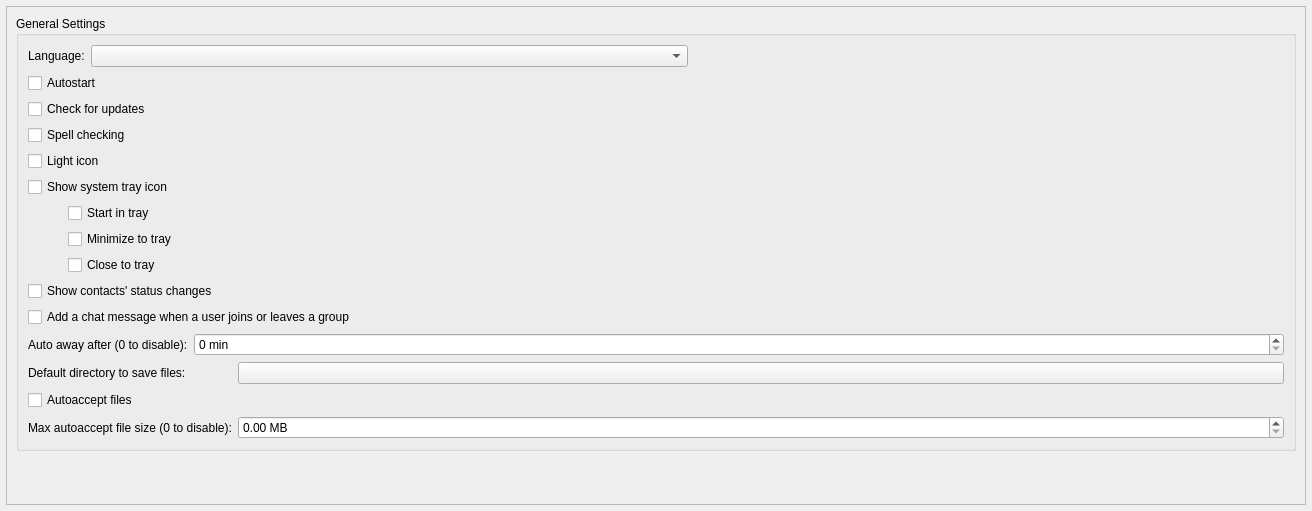
<?xml version="1.0" encoding="UTF-8"?>
<ui version="4.0">
 <class>GeneralSettings</class>
 <widget class="QWidget" name="GeneralSettings">
  <property name="geometry">
   <rect>
    <x>0</x>
    <y>0</y>
    <width>1312</width>
    <height>511</height>
   </rect>
  </property>
  <property name="windowTitle">
   <string notr="true">Form</string>
  </property>
  <layout class="QVBoxLayout" name="verticalLayout_2">
   <property name="leftMargin">
    <number>6</number>
   </property>
   <property name="topMargin">
    <number>6</number>
   </property>
   <property name="rightMargin">
    <number>6</number>
   </property>
   <property name="bottomMargin">
    <number>6</number>
   </property>
   <item>
    <widget class="VerticalOnlyScroller" name="scrollArea">
     <property name="widgetResizable">
      <bool>true</bool>
     </property>
     <property name="alignment">
      <set>Qt::AlignLeading|Qt::AlignLeft|Qt::AlignTop</set>
     </property>
     <widget class="QWidget" name="scrollAreaWidgetContents">
      <property name="geometry">
       <rect>
        <x>0</x>
        <y>0</y>
        <width>1298</width>
        <height>497</height>
       </rect>
      </property>
      <layout class="QVBoxLayout" name="verticalLayout_4" stretch="0,0">
       <property name="spacing">
        <number>32</number>
       </property>
       <property name="topMargin">
        <number>9</number>
       </property>
       <item alignment="Qt::AlignTop">
        <widget class="QGroupBox" name="generalGroup">
         <property name="title">
          <string>General Settings</string>
         </property>
         <layout class="QVBoxLayout" name="verticalLayout_3">
          <item>
           <layout class="QHBoxLayout" name="generalLayout">
            <item>
             <widget class="QLabel" name="transLabel">
              <property name="toolTip">
               <string>The translation may not load until xTox restarts.</string>
              </property>
              <property name="text">
               <string>Language:</string>
              </property>
             </widget>
            </item>
            <item>
             <widget class="QComboBox" name="transComboBox">
              <property name="sizePolicy">
               <sizepolicy hsizetype="Expanding" vsizetype="Fixed">
                <horstretch>0</horstretch>
                <verstretch>0</verstretch>
               </sizepolicy>
              </property>
              <property name="toolTip">
               <string>The translation may not load until xTox restarts.</string>
              </property>
             </widget>
            </item>
            <item>
             <spacer name="generalSpacer">
              <property name="orientation">
               <enum>Qt::Horizontal</enum>
              </property>
              <property name="sizeHint" stdset="0">
               <size>
                <width>40</width>
                <height>20</height>
               </size>
              </property>
             </spacer>
            </item>
           </layout>
          </item>
          <item>
           <layout class="QVBoxLayout" name="startupLayout">
            <item>
             <widget class="QCheckBox" name="cbAutorun">
              <property name="toolTip">
               <string>Start xTox on operating system startup (current profile).</string>
              </property>
              <property name="text">
               <string>Autostart</string>
              </property>
             </widget>
            </item>
            <item>
             <widget class="QCheckBox" name="checkUpdates">
              <property name="text">
               <string>Check for updates</string>
              </property>
             </widget>
            </item>
           </layout>
          </item>
          <item>
           <layout class="QVBoxLayout" name="verticalLayout_6">
            <item>
             <widget class="QCheckBox" name="cbSpellChecking">
              <property name="text">
               <string>Spell checking</string>
              </property>
             </widget>
            </item>
            <item>
             <widget class="QCheckBox" name="lightTrayIcon">
              <property name="sizePolicy">
               <sizepolicy hsizetype="Minimum" vsizetype="Minimum">
                <horstretch>0</horstretch>
                <verstretch>0</verstretch>
               </sizepolicy>
              </property>
              <property name="toolTip">
               <string comment="toolTip for light icon setting">Enable light tray icon.</string>
              </property>
              <property name="text">
               <string>Light icon</string>
              </property>
             </widget>
            </item>
            <item>
             <widget class="QCheckBox" name="showSystemTray">
              <property name="enabled">
               <bool>true</bool>
              </property>
              <property name="sizePolicy">
               <sizepolicy hsizetype="Minimum" vsizetype="Minimum">
                <horstretch>0</horstretch>
                <verstretch>0</verstretch>
               </sizepolicy>
              </property>
              <property name="text">
               <string>Show system tray icon</string>
              </property>
             </widget>
            </item>
            <item>
             <layout class="QVBoxLayout" name="verticalLayout_8">
              <property name="leftMargin">
               <number>40</number>
              </property>
              <item>
               <widget class="QCheckBox" name="startInTray">
                <property name="sizePolicy">
                 <sizepolicy hsizetype="Minimum" vsizetype="Minimum">
                  <horstretch>0</horstretch>
                  <verstretch>0</verstretch>
                 </sizepolicy>
                </property>
                <property name="toolTip">
                 <string comment="toolTip for Start in tray setting">xTox will start minimized in tray.</string>
                </property>
                <property name="text">
                 <string>Start in tray</string>
                </property>
               </widget>
              </item>
              <item>
               <widget class="QCheckBox" name="minimizeToTray">
                <property name="sizePolicy">
                 <sizepolicy hsizetype="Minimum" vsizetype="Minimum">
                  <horstretch>0</horstretch>
                  <verstretch>0</verstretch>
                 </sizepolicy>
                </property>
                <property name="toolTip">
                 <string comment="toolTip for minimize to tray setting">After pressing minimize (_) xTox will minimize to tray,
instead of system taskbar.</string>
                </property>
                <property name="text">
                 <string>Minimize to tray</string>
                </property>
               </widget>
              </item>
              <item>
               <widget class="QCheckBox" name="closeToTray">
                <property name="sizePolicy">
                 <sizepolicy hsizetype="Minimum" vsizetype="Minimum">
                  <horstretch>0</horstretch>
                  <verstretch>0</verstretch>
                 </sizepolicy>
                </property>
                <property name="toolTip">
                 <string comment="toolTip for close to tray setting">After pressing close (X) xTox will close to tray,
instead of closing entirely.</string>
                </property>
                <property name="text">
                 <string>Close to tray</string>
                </property>
               </widget>
              </item>
             </layout>
            </item>
            <item>
             <widget class="QCheckBox" name="statusChanges">
              <property name="text">
               <string>Show contacts' status changes</string>
              </property>
             </widget>
            </item>
            <item>
             <widget class="QCheckBox" name="groupJoinLeaveMessages">
              <property name="text">
               <string>Add a chat message when a user joins or leaves a group</string>
              </property>
             </widget>
            </item>
           </layout>
          </item>
          <item>
           <layout class="QHBoxLayout" name="autoAwayLayout">
            <item>
             <widget class="QLabel" name="autoAwayLabel">
              <property name="toolTip">
               <string>Your status is changed to Away after set period of inactivity.</string>
              </property>
              <property name="layoutDirection">
               <enum>Qt::LeftToRight</enum>
              </property>
              <property name="text">
               <string>Auto away after (0 to disable):</string>
              </property>
             </widget>
            </item>
            <item>
             <widget class="QSpinBox" name="autoAwaySpinBox">
              <property name="sizePolicy">
               <sizepolicy hsizetype="Expanding" vsizetype="Fixed">
                <horstretch>0</horstretch>
                <verstretch>0</verstretch>
               </sizepolicy>
              </property>
              <property name="toolTip">
               <string>Set to 0 to disable</string>
              </property>
              <property name="showGroupSeparator" stdset="0">
               <bool>true</bool>
              </property>
              <property name="suffix">
               <string notr="true"> min</string>
              </property>
              <property name="minimum">
               <number>0</number>
              </property>
              <property name="maximum">
               <number>2147483647</number>
              </property>
             </widget>
            </item>
           </layout>
          </item>
          <item>
           <layout class="QFormLayout" name="formLayout_2">
            <property name="leftMargin">
             <number>0</number>
            </property>
            <item row="2" column="0">
             <widget class="QLabel" name="label">
              <property name="text">
               <string>Default directory to save files:</string>
              </property>
             </widget>
            </item>
            <item row="2" column="1">
             <widget class="QPushButton" name="autoSaveFilesDir">
              <property name="sizePolicy">
               <sizepolicy hsizetype="Expanding" vsizetype="Fixed">
                <horstretch>0</horstretch>
                <verstretch>0</verstretch>
               </sizepolicy>
              </property>
              <property name="toolTip">
               <string>Set where files will be saved.</string>
              </property>
             </widget>
            </item>
            <item row="3" column="0">
             <widget class="QCheckBox" name="autoacceptFiles">
              <property name="sizePolicy">
               <sizepolicy hsizetype="Minimum" vsizetype="Minimum">
                <horstretch>0</horstretch>
                <verstretch>0</verstretch>
               </sizepolicy>
              </property>
              <property name="toolTip">
               <string comment="autoaccept cb tooltip">You can set this on a per-friend basis by right clicking individual friends.</string>
              </property>
              <property name="text">
               <string>Autoaccept files</string>
              </property>
             </widget>
            </item>
            <item row="4" column="0">
             <widget class="QLabel" name="maxAutoAcceptSizeLabel">
              <property name="text">
               <string>Max autoaccept file size (0 to disable):</string>
              </property>
             </widget>
            </item>
            <item row="4" column="1">
             <widget class="QDoubleSpinBox" name="maxAutoAcceptSizeMB">
              <property name="suffix">
               <string> MB</string>
              </property>
             </widget>
            </item>
           </layout>
          </item>
         </layout>
        </widget>
       </item>
       <item>
        <spacer name="verticalSpacer">
         <property name="orientation">
          <enum>Qt::Vertical</enum>
         </property>
         <property name="sizeHint" stdset="0">
          <size>
           <width>20</width>
           <height>40</height>
          </size>
         </property>
        </spacer>
       </item>
      </layout>
     </widget>
    </widget>
   </item>
  </layout>
 </widget>
 <customwidgets>
  <customwidget>
   <class>VerticalOnlyScroller</class>
   <extends>QScrollArea</extends>
   <header>src/widget/form/settings/verticalonlyscroller.h</header>
   <container>1</container>
  </customwidget>
 </customwidgets>
 <tabstops>
  <tabstop>scrollArea</tabstop>
  <tabstop>transComboBox</tabstop>
  <tabstop>cbAutorun</tabstop>
  <tabstop>checkUpdates</tabstop>
  <tabstop>lightTrayIcon</tabstop>
  <tabstop>showSystemTray</tabstop>
  <tabstop>startInTray</tabstop>
  <tabstop>minimizeToTray</tabstop>
  <tabstop>closeToTray</tabstop>
  <tabstop>statusChanges</tabstop>
  <tabstop>groupJoinLeaveMessages</tabstop>
  <tabstop>autoAwaySpinBox</tabstop>
  <tabstop>autoSaveFilesDir</tabstop>
  <tabstop>autoacceptFiles</tabstop>
 </tabstops>
 <resources/>
 <connections>
  <connection>
   <sender>showSystemTray</sender>
   <signal>toggled(bool)</signal>
   <receiver>closeToTray</receiver>
   <slot>setEnabled(bool)</slot>
   <hints>
    <hint type="sourcelabel">
     <x>205</x>
     <y>146</y>
    </hint>
    <hint type="destinationlabel">
     <x>224</x>
     <y>178</y>
    </hint>
   </hints>
  </connection>
  <connection>
   <sender>showSystemTray</sender>
   <signal>toggled(bool)</signal>
   <receiver>minimizeToTray</receiver>
   <slot>setEnabled(bool)</slot>
   <hints>
    <hint type="sourcelabel">
     <x>180</x>
     <y>144</y>
    </hint>
    <hint type="destinationlabel">
     <x>359</x>
     <y>178</y>
    </hint>
   </hints>
  </connection>
  <connection>
   <sender>showSystemTray</sender>
   <signal>toggled(bool)</signal>
   <receiver>startInTray</receiver>
   <slot>setEnabled(bool)</slot>
   <hints>
    <hint type="sourcelabel">
     <x>105</x>
     <y>144</y>
    </hint>
    <hint type="destinationlabel">
     <x>119</x>
     <y>177</y>
    </hint>
   </hints>
  </connection>
 </connections>
</ui>
